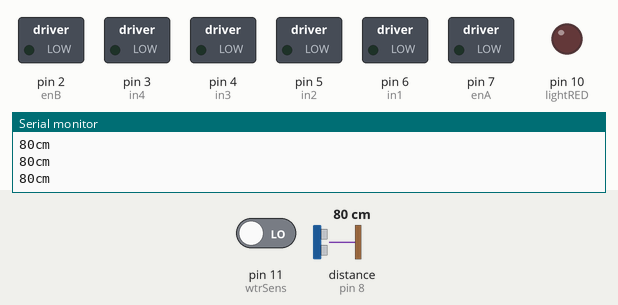
The sketch below on a simulated Arduino Uno, built with avr-gcc and run on an emulated ATmega328P. Shown: switched loads named in the sketch (green lamp = pin HIGH), output pins drawn as LEDs (lit = HIGH), the last lines printed to the serial monitor. Wiring (inferred from the names in the program): ultrasonic range finder: trigger pin 9; echo pin 8. Dashed ring = blinking. Inputs (shaded band) come from the test bench; at power-on: distance to the obstacle (sensor on pin 8) 80 cm, pin 11 (wtrSens) LOW. The echo pulse lasts 58.3 µs per cm; pins used as bus, display or sensor lines are not drawn.

Above: at 1.2 s.
1.3 s: distance to the obstacle (sensor on pin 8) set to 22 cm
2.8 s: distance to the obstacle (sensor on pin 8) set to 18 cm
At 3.6 s:
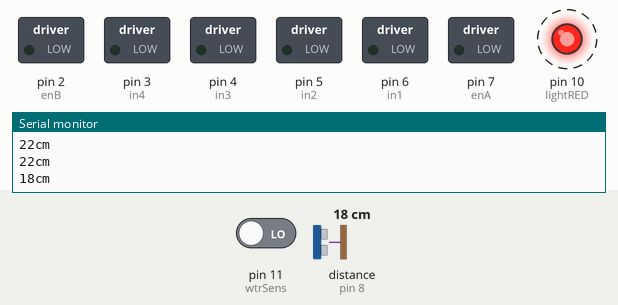
5.8 s: distance to the obstacle (sensor on pin 8) set to 35 cm
At 7.2 s:
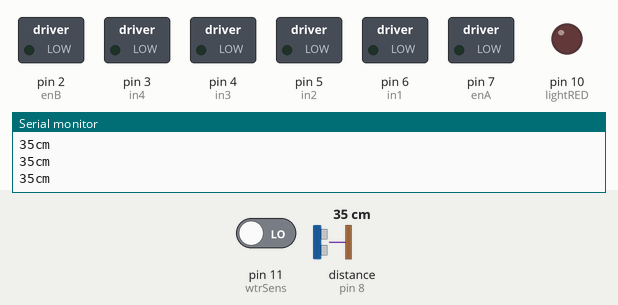
7.5 s: distance to the obstacle (sensor on pin 8) set to 2 cm
At 8.3 s:
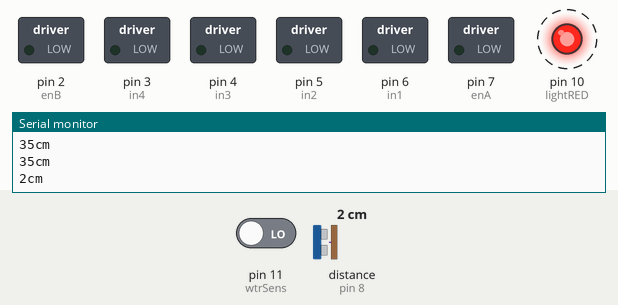
Timing chart, 0 to 11.5 s (numbered marks = the images above; inputs shaded):
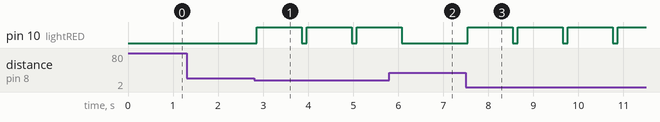

The sketch:

BETA.ino
```cpp
#define enA 7
#define in1 6
#define in2 5
#define enB 2
#define in3 4
#define in4 3
#define wtrSens 11
#define lightRED 10
#define lightBLU 12
#define vMotorF A0
#define vMotorB A1
int xAxis, yAxis;
int  x = 0;
int  y = 0;
int  A;
int  B;
int motorSpeedA = 0;
int motorSpeedB = 0;
const int pingPin = 9;
const int echoPin = 8;
const int sensorMin = 0;
const int sensorMax = 1024;
void setup() {
  pinMode(enA, OUTPUT);
  pinMode(enB, OUTPUT);
  pinMode(in1, OUTPUT);
  pinMode(in2, OUTPUT);
  pinMode(in3, OUTPUT);
  pinMode(in4, OUTPUT);
  pinMode(lightRED, OUTPUT);
  Serial.begin(38400);
}
void loop() {
//CONTROL CODE
  xAxis = 510;
  yAxis = 510;
  while (Serial.available() >= 2) {
    x = Serial.read();
    delay(10);
    y = Serial.read();
  }
  delay(10);

  if (x > 60 & x < 220) {
    xAxis = map(x, 220, 60, 1023, 0);
  }
  if (y > 60 & y < 220) {
    yAxis = map(y, 220, 60, 0, 1023);
  }
  if (yAxis < 470) {
    digitalWrite(in1, HIGH);
    digitalWrite(in2, LOW);
    digitalWrite(in3, HIGH);
    digitalWrite(in4, LOW);
    motorSpeedA = map(yAxis, 470, 0, 0, 255);
    motorSpeedB = map(yAxis, 470, 0, 0, 255);
  }
  else if (yAxis > 550) {
    digitalWrite(in1, LOW);
    digitalWrite(in2, HIGH);
    digitalWrite(in3, LOW);
    digitalWrite(in4, HIGH);
    motorSpeedA = map(yAxis, 550, 1023, 0, 255);
    motorSpeedB = map(yAxis, 550, 1023, 0, 255);
  }
  else {
    motorSpeedA = 0;
    motorSpeedB = 0;
  }
  if (xAxis < 470) {
    int xMapped = map(xAxis, 470, 0, 0, 255);
    motorSpeedA = motorSpeedA - xMapped;
    motorSpeedB = motorSpeedB + xMapped;
    if (motorSpeedA < 0) {
      motorSpeedA = 0;
    }
    if (motorSpeedB > 255) {
      motorSpeedB = 255;
    }
  }
  if (xAxis > 550) {
    int xMapped = map(xAxis, 550, 1023, 0, 255);
    motorSpeedA = motorSpeedA + xMapped;
    motorSpeedB = motorSpeedB - xMapped;
    if (motorSpeedA > 255) {
      motorSpeedA = 255;
    }
    if (motorSpeedB < 0) {
      motorSpeedB = 0;
    }
  }

  if (A == 1) {
    digitalWrite(vMotorF, HIGH);
  }

  if (B == 1) {
    digitalWrite(vMotorB, LOW);
  }

  if (motorSpeedA < 70) {
    motorSpeedA = 0;
  }
  if (motorSpeedB < 70) {
    motorSpeedB = 0;
  }
  analogWrite(enA, motorSpeedA); // Send PWM signal to motor A
  analogWrite(enB, motorSpeedB); // Send PWM signal to motor B

//WATER SENSOR CODE
  pinMode(wtrSens, INPUT);
  if( digitalRead(wtrSens) == HIGH) {
      digitalWrite(lightBLU,HIGH);
   }else {
      digitalWrite(lightBLU,LOW);
   }

//ULTRASONIC CODE
  long duration, inches, cm;
  pinMode(pingPin, OUTPUT);
  digitalWrite(pingPin, LOW);
  delayMicroseconds(2);
  digitalWrite(pingPin, HIGH);
  delayMicroseconds(10);
  digitalWrite(pingPin, LOW);

  pinMode(echoPin, INPUT);
  duration = pulseIn(echoPin, HIGH);
  cm = microsecondsToCentimeters(duration);

  Serial.print(cm);
  Serial.print("cm");
  Serial.println();

  if (cm < 20)  {
    digitalWrite(lightRED, HIGH);
    delay(1000);
    digitalWrite(lightRED, LOW);
  } else {
    digitalWrite(lightRED, LOW);
  }

  delay(100);
  }

  long microsecondsToCentimeters(long microseconds)
  {
  return microseconds / 29 / 2;
  }
```

Measured:
- the behaviour switches between 20 and 19 cm on distance to the obstacle (sensor on pin 8) (found by bisection; images 0 and 1)
- after the input at 2.8 s, pin 10 (lightRED): alternates HIGH for 1.0 s and LOW for 0.11 s, starting after 0.05 s
- after the input at 5.8 s, pin 10 (lightRED): goes on until 6.1 s, then stays LOW
- after the input at 7.5 s, pin 10 (lightRED): alternates HIGH for 1.0 s and LOW for 0.11 s, starting at once
